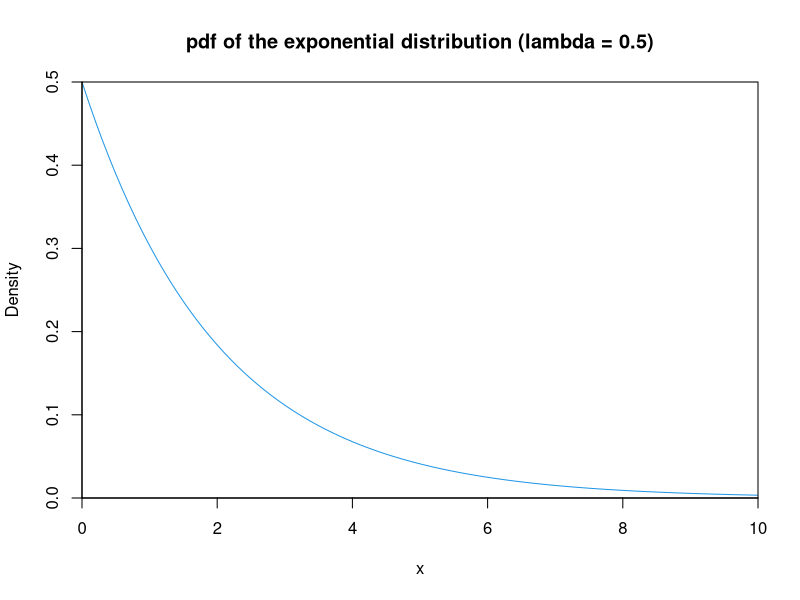
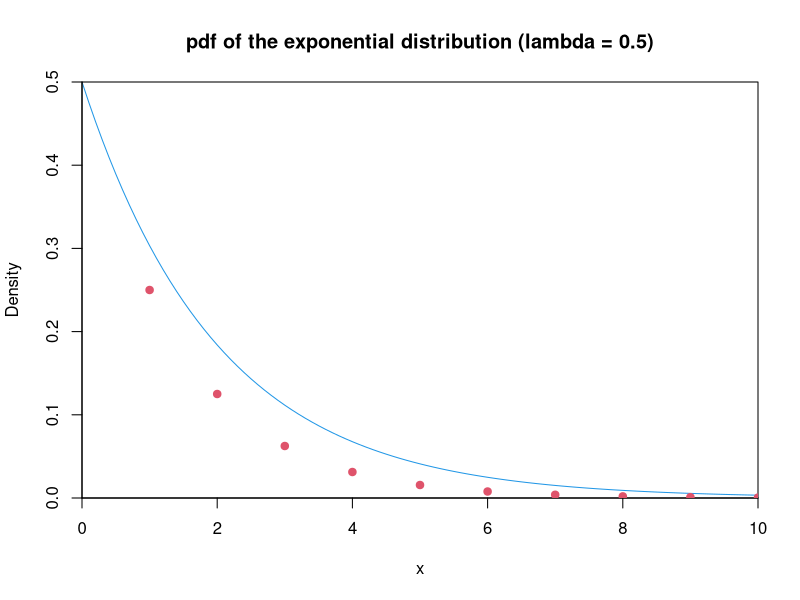

R code for these plots, in order:
## ---- chunk 1
lambda = 0.5
xmax = 10
curve(dexp(x, lambda), col = 4, main = paste("pdf of the exponential distribution (lambda = ", lambda, ")", sep=""), ylab = "Density", xlim = c(0,xmax), ylim = c(0, dexp(0, lambda)), from = 0, xaxs = "i", yaxs = "i")
## ---- chunk 2
curve(dexp(x, lambda), col = 4, main = paste("pdf of the exponential distribution (lambda = ", lambda, ")", sep=""), ylab = "Density", xlim = c(0,xmax), ylim = c(0, dexp(0, lambda)), from = 0, xaxs = "i", yaxs = "i")
points(1:xmax, dexp(0, lambda)*(1-lambda)^(1:xmax), pch = 19, col = 2)
